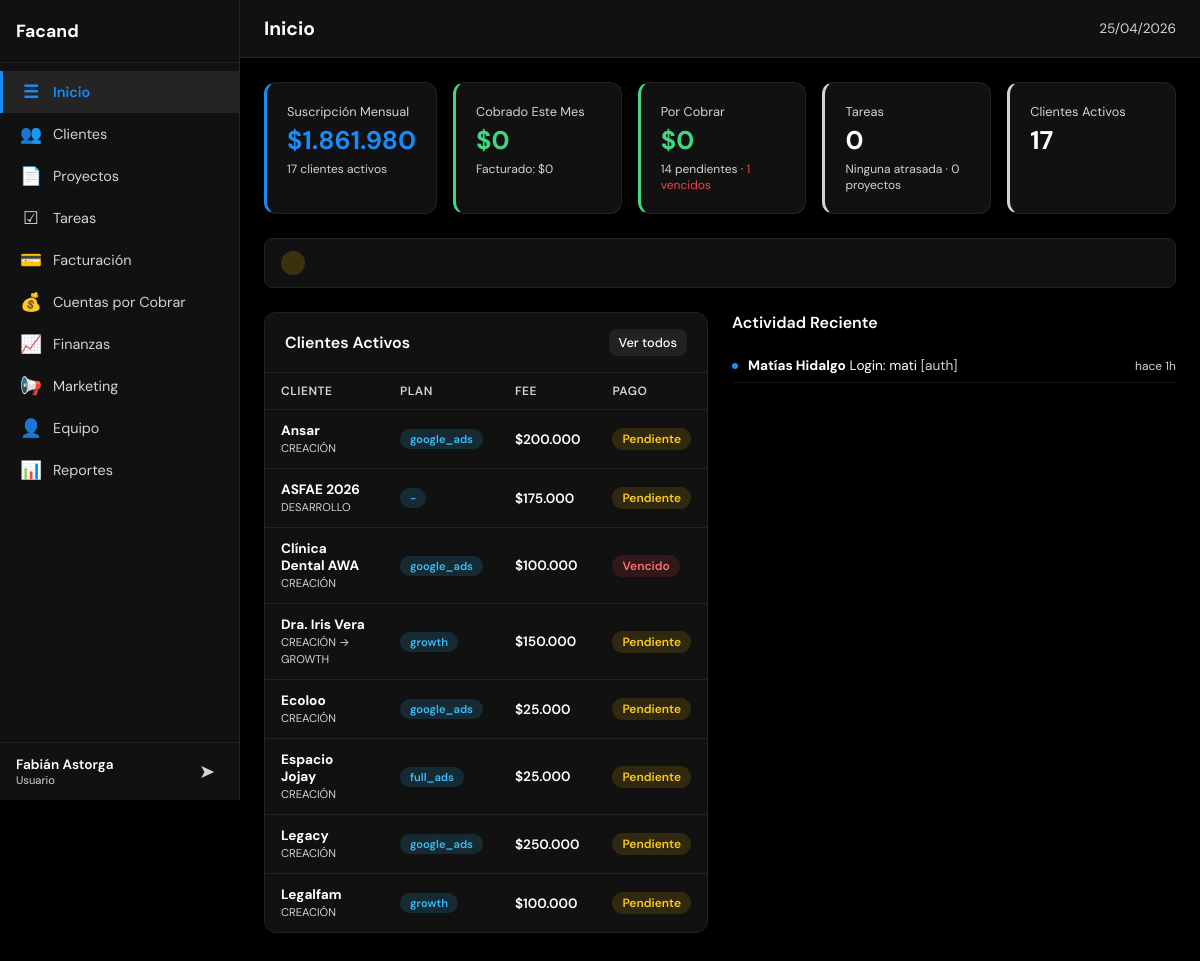
The app's page /index.php (signed in) with its own data.
### tables this page shows
CREATE TABLE usuarios (
            id INTEGER PRIMARY KEY AUTOINCREMENT,
            username TEXT UNIQUE NOT NULL,
            password_hash TEXT NOT NULL,
            nombre TEXT NOT NULL,
            email TEXT DEFAULT '',
            role TEXT NOT NULL DEFAULT 'user' CHECK(role IN ('admin','user')),
            activo INTEGER NOT NULL DEFAULT 1,
            last_login TEXT,
            created_at TEXT DEFAULT (datetime('now')),
            updated_at TEXT DEFAULT (datetime('now'))
        );

CREATE TABLE clientes (
    id INTEGER PRIMARY KEY AUTOINCREMENT,
    nombre TEXT NOT NULL,
    rut TEXT DEFAULT '',
    email TEXT DEFAULT '',
    telefono TEXT DEFAULT '',
    direccion TEXT DEFAULT '',
    contacto_nombre TEXT DEFAULT '',
    contacto_cargo TEXT DEFAULT '',
    tipo TEXT NOT NULL DEFAULT 'prospecto' CHECK(tipo IN ('prospecto','activo','inactivo','cerrado')),
    etapa_pipeline TEXT NOT NULL DEFAULT 'lead' CHECK(etapa_pipeline IN ('lead','contactado','propuesta','negociacion','onboarding','activo','cerrado_ganado','cerrado_perdido')),
    rubro TEXT DEFAULT '',
    plan TEXT DEFAULT '',
    fee_mensual INTEGER DEFAULT 0,
    servicios TEXT DEFAULT '',
    herramientas TEXT DEFAULT '',
    presupuesto_ads TEXT DEFAULT '',
    etapa TEXT DEFAULT '',
    estado_pago TEXT DEFAULT 'pendiente' CHECK(estado_pago IN ('pendiente','pagado','vencido','canje')),
    url_dashboard TEXT DEFAULT '',
    responsable_id INTEGER,
    notas TEXT DEFAULT '',
    created_at TEXT DEFAULT (datetime('now')),
    updated_at TEXT DEFAULT (datetime('now')),
    FOREIGN KEY (responsable_id) REFERENCES equipo(id) ON DELETE SET NULL
);

CREATE TABLE actividad (
            id INTEGER PRIMARY KEY AUTOINCREMENT,
            modulo TEXT NOT NULL,
            accion TEXT NOT NULL,
            cliente_id INTEGER,
            usuario_id INTEGER,
            created_at TEXT DEFAULT (datetime('now'))
        );

### config/app.php (called while the page is built)
<?php
return array (
  'name' => 'Facand',
  'logo' => 'assets/img/logo.png',
  'primary' => '#41d77e',
  'accent' => '#188bf6',
  'bg' => '#000000',
  'surface' => '#111111',
  'text' => '#ffffff',
  'timezone' => 'America/Santiago',
  'currency' => 'CLP',
  'locale' => 'es_CL',
  'version' => '1.0.0',
  'active' => true,
);

### includes/functions.php (called while the page is built, shortened)
<?php
$app_config = require __DIR__ . '/../config/app.php';
function format_money($amount): string {
    global $app_config;
    $currency = $app_config['currency'] ?? 'CLP';
    if ($currency === 'CLP') {
        return '$' . number_format((int)$amount, 0, ',', '.');
    }
    return '$' . number_format((float)$amount, 2, ',', '.');
}
function time_ago(string $datetime): string {
    $diff = time() - strtotime($datetime);
    if ($diff < 86400) return 'hace ' . floor($diff / 3600) . 'h';
    return format_date($datetime);
}
function safe(mixed $str): string {
    return htmlspecialchars((string)($str ?? ''), ENT_QUOTES, 'UTF-8');
}

### config/modules.php (called while the page is built)
<?php
return [
    'home'        => ['nombre' => 'Inicio',            'icono' => '&#9776;',  'archivo' => 'modules/home.php',        'descripcion' => 'Resumen general y KPIs'],
    'crm'         => ['nombre' => 'Clientes',           'icono' => '&#128101;','archivo' => 'modules/crm.php',         'descripcion' => 'Gestión de clientes y pipeline'],
    'projects'    => ['nombre' => 'Proyectos',          'icono' => '&#128196;','archivo' => 'modules/projects.php',    'descripcion' => 'Gestión de proyectos'],
    'tasks'       => ['nombre' => 'Tareas',             'icono' => '&#9745;',  'archivo' => 'modules/tasks.php',       'descripcion' => 'Gestión de tareas y asignaciones'],
    'services'    => ['nombre' => 'Servicios',            'icono' => '&#128188;','archivo' => 'modules/services.php',    'descripcion' => 'Servicios contratados por cliente'],
    'billing'     => ['nombre' => 'Facturación',        'icono' => '&#128179;','archivo' => 'modules/billing.php',     'descripcion' => 'Emisión y control de facturas'],
    'receivables' => ['nombre' => 'Cuentas por Cobrar', 'icono' => '&#128176;','archivo' => 'modules/receivables.php', 'descripcion' => 'Seguimiento de cobros pendientes'],
    'finance'     => ['nombre' => 'Finanzas',           'icono' => '&#128200;','archivo' => 'modules/finance.php',     'descripcion' => 'Ingresos, gastos y flujo de caja'],
    'marketing'   => ['nombre' => 'Marketing',          'icono' => '&#128226;','archivo' => 'modules/marketing.php',   'descripcion' => 'Campañas y métricas'],
    'team'        => ['nombre' => 'Equipo',             'icono' => '&#128100;','archivo' => 'modules/team.php',        'descripcion' => 'Miembros y carga de trabajo'],
    'reports'     => ['nombre' => 'Reportes',           'icono' => '&#128202;','archivo' => 'modules/reports.php',     'descripcion' => 'Reportes exportables'],
    'admin'       => ['nombre' => 'Administración',     'icono' => '&#9881;',  'archivo' => 'modules/admin.php',       'descripcion' => 'Usuarios, roles y configuración'],
];

### includes/permissions.php (called while the page is built, shortened)
<?php
function get_user_modules(int $user_id): array {
    $all_modules = require __DIR__ . '/../config/modules.php';
    $perms = query_all(
        'SELECT modulo FROM permisos WHERE usuario_id = ? AND puede_ver = 1',
        [$user_id]
    );
    $allowed = array_column($perms, 'modulo');
    return $allowed;
}

### includes/db.php (called while the page is built, shortened)
<?php
function get_db(): SQLite3 {
    static $db = null;
    if ($db === null) {
        $db_path = __DIR__ . '/../data/dashboard.db';
        $db = new SQLite3($db_path);
        $db->busyTimeout(5000);
        $db->exec('PRAGMA journal_mode=WAL');
        $db->exec('PRAGMA foreign_keys=ON');
    }
    return $db;
}
function query_all(string $sql, array $params = []): array {
    $stmt = get_db()->prepare($sql);
    foreach ($params as $i => $val) {
        $stmt->bindValue($i + 1, $val);
    }
    $result = $stmt->execute();
    $rows = [];
    while ($row = $result->fetchArray(SQLITE3_ASSOC)) {
        $rows[] = $row;
    }
    return $rows;
}
function query_one(string $sql, array $params = []): ?array {
    $rows = query_all($sql, $params);
    return $rows[0] ?? null;
}
function query_scalar(string $sql, array $params = []) {
    $row = query_one($sql, $params);
    return $row ? reset($row) : null;
}

### includes/auth.php (called while the page is built, shortened)
<?php
require_once __DIR__ . '/db.php';
require_once __DIR__ . '/permissions.php';
require_once __DIR__ . '/functions.php';
$current_user = query_one('SELECT * FROM usuarios WHERE id = ?', [$_SESSION['user_id']]);

### modules/home.php (the view, shortened to what this page needs)
<?php
$total_clientes    = query_scalar('SELECT COUNT(*) FROM clientes WHERE tipo = "activo"') ?? 0;
$fee_mensual_total = query_scalar('SELECT COALESCE(SUM(fee_mensual),0) FROM clientes WHERE tipo = "activo" AND estado_pago != "canje"') ?? 0;
$pagos_pendientes  = query_scalar('SELECT COUNT(*) FROM clientes WHERE tipo = "activo" AND estado_pago IN ("pendiente","vencido") AND fee_mensual > 0') ?? 0;
$pagos_vencidos    = query_scalar('SELECT COUNT(*) FROM clientes WHERE tipo = "activo" AND estado_pago = "vencido"') ?? 0;
$tareas_pendientes = query_scalar('SELECT COUNT(*) FROM tareas WHERE estado IN ("pendiente","en_progreso")') ?? 0;
$tareas_atrasadas  = query_scalar('SELECT COUNT(*) FROM tareas WHERE estado IN ("pendiente","en_progreso") AND fecha_limite < date("now") AND fecha_limite IS NOT NULL') ?? 0;
$facturado_mes     = query_scalar('SELECT COALESCE(SUM(total),0) FROM facturas WHERE strftime("%Y-%m", fecha_emision) = strftime("%Y-%m", "now") AND estado != "anulada"') ?? 0;
$cobrado_mes       = query_scalar('SELECT COALESCE(SUM(monto),0) FROM abonos WHERE strftime("%Y-%m", fecha) = strftime("%Y-%m", "now")') ?? 0;
$por_cobrar        = query_scalar('SELECT COALESCE(SUM(monto_pendiente),0) FROM cuentas_cobrar WHERE estado IN ("pendiente","parcial")') ?? 0;
$proyectos_activos = query_scalar('SELECT COUNT(*) FROM proyectos WHERE estado = "activo"') ?? 0;
$alertas = [];
$clientes_vencidos = query_all('SELECT nombre, fee_mensual FROM clientes WHERE tipo = "activo" AND estado_pago = "vencido" ORDER BY fee_mensual DESC LIMIT 10');
foreach ($clientes_vencidos as $cv) {
    $alertas[] = ['tipo' => 'danger', 'icono' => '!', 'texto' => "Pago vencido: <strong>{$cv['nombre']}</strong> — " . format_money($cv['fee_mensual'])];
}
$clientes_recientes = query_all('SELECT nombre, plan, fee_mensual, etapa, estado_pago FROM clientes WHERE tipo = "activo" ORDER BY updated_at DESC LIMIT 8');
$actividad = query_all('SELECT a.*, u.nombre as usuario FROM actividad a LEFT JOIN usuarios u ON a.usuario_id = u.id ORDER BY a.created_at DESC LIMIT 10');
?>
<div class="kpi-grid" style="grid-template-columns: repeat(5, 1fr);">
    <div class="kpi-card" style="border-left: 3px solid var(--accent);">
        <div class="kpi-label">Suscripción Mensual</div>
        <div class="kpi-value" style="color: var(--accent);"><?= format_money($fee_mensual_total) ?></div>
        <div class="kpi-sub"><?= $total_clientes ?> clientes activos</div>
    </div>
    <div class="kpi-card" style="border-left: 3px solid var(--success);">
        <div class="kpi-label">Cobrado Este Mes</div>
        <div class="kpi-value success"><?= format_money($cobrado_mes) ?></div>
        <div class="kpi-sub">Facturado: <?= format_money($facturado_mes) ?></div>
    </div>
    <div class="kpi-card" style="border-left: 3px solid <?= $por_cobrar > 0 ? 'var(--warning)' : 'var(--success)' ?>;">
        <div class="kpi-label">Por Cobrar</div>
        <div class="kpi-value <?= $por_cobrar > 0 ? 'warning' : 'success' ?>"><?= format_money($por_cobrar) ?></div>
        <div class="kpi-sub"><?= $pagos_pendientes ?> pendientes<?= $pagos_vencidos > 0 ? " · <span style='color:var(--danger)'>{$pagos_vencidos} vencidos</span>" : '' ?></div>
    </div>
    <div class="kpi-card" style="border-left: 3px solid <?= $tareas_atrasadas > 0 ? 'var(--danger)' : 'var(--text-muted)' ?>;">
        <div class="kpi-label">Tareas</div>
        <div class="kpi-value"><?= $tareas_pendientes ?></div>
        <div class="kpi-sub"><?= $tareas_atrasadas > 0 ? "<span style='color:var(--danger)'>{$tareas_atrasadas} atrasadas</span>" : 'Ninguna atrasada' ?> · <?= $proyectos_activos ?> proyectos</div>
    </div>
    <div class="kpi-card" style="border-left: 3px solid var(--text-muted);">
        <div class="kpi-label">Clientes Activos</div>
        <div class="kpi-value"><?= $total_clientes ?></div>
    </div>
</div>
<?php if (!empty($alertas)): ?>
<div style="margin-bottom: 24px;">
    <?php foreach ($alertas as $a): ?>
    <div class="alert-item alert-<?= $a['tipo'] ?>" style="margin-bottom: 6px;">
        <span class="alert-icon" style="width:24px;height:24px;border-radius:50%;display:flex;align-items:center;justify-content:center;font-size:.75rem;font-weight:700;background:<?= $a['tipo'] === 'danger' ? 'rgba(239,68,68,.2)' : 'rgba(234,179,8,.2)' ?>;color:<?= $a['tipo'] === 'danger' ? 'var(--danger)' : 'var(--warning)' ?>;"><?= $a['icono'] ?></span>
    </div>
    <?php endforeach; ?>
</div>
<?php endif; ?>
<div class="grid-2">
    <div class="table-container">
        <div class="table-header">
            <span class="table-title">Clientes Activos</span>
            <a href="?page=crm" class="btn btn-secondary btn-sm">Ver todos</a>
        </div>
        <table>
            <thead><tr><th>Cliente</th><th>Plan</th><th>Fee</th><th>Pago</th></tr></thead>
            <tbody>
            <?php foreach ($clientes_recientes as $c): ?>
                <tr>
                    <td><strong><?= safe($c['nombre']) ?></strong><?= $c['etapa'] ? '<br><span style="font-size:.7rem;color:var(--text-muted)">' . safe($c['etapa']) . '</span>' : '' ?></td>
                    <td><span class="badge status-info" style="font-size:.7rem"><?= safe($c['plan'] ?: '-') ?></span></td>
                    <td style="font-weight:600;"><?= $c['fee_mensual'] > 0 ? format_money($c['fee_mensual']) : '-' ?></td>
                    <td><span class="badge <?= $c['estado_pago'] === 'pagado' ? 'status-success' : ($c['estado_pago'] === 'vencido' ? 'status-danger' : ($c['estado_pago'] === 'canje' ? 'status-muted' : 'status-warning')) ?>"><?= ucfirst($c['estado_pago']) ?></span></td>
                </tr>
            <?php endforeach; ?>
            </tbody>
        </table>
    </div>
    <div>
        <div class="section-header">
            <h3 class="section-title">Actividad Reciente</h3>
        </div>
        <?php if (empty($actividad)): ?>
            <div style="color:var(--text-muted); font-size:.85rem; padding:20px 0;">Sin actividad registrada. Las acciones en el dashboard se registran aqui automaticamente.</div>
        <?php else: ?>
            <div class="activity-list">
            <?php foreach ($actividad as $act): ?>
                <div class="activity-item">
                    <span class="activity-dot"></span>
                    <span class="activity-text"><strong><?= safe($act['usuario'] ?? 'Sistema') ?></strong> <?= safe($act['accion']) ?> <span style="color:var(--text-muted)">[<?= safe($act['modulo']) ?>]</span></span>
                    <span class="activity-time"><?= time_ago($act['created_at']) ?></span>
                </div>
            <?php endforeach; ?>
            </div>
        <?php endif; ?>
    </div>
</div>

### index.php (shortened to what this page needs)
<?php
require_once __DIR__ . '/includes/auth.php';
$app = require __DIR__ . '/config/app.php';
$all_modules = require __DIR__ . '/config/modules.php';
$user_modules = get_user_modules($current_user['id']);
$page = $_GET['page'] ?? 'home';
$module_info = $all_modules[$page];
?>
<!DOCTYPE html>
<html lang="es">
<head>
    <link rel="stylesheet" href="css/styles.css">
</head>
<body>
    <aside class="sidebar" id="sidebar">
        <div class="sidebar-header">
            <h2 class="sidebar-brand"><?= safe($app['name']) ?></h2>
        </div>
        <nav class="sidebar-nav">
            <?php foreach ($all_modules as $slug => $mod): ?>
                <?php if (!in_array($slug, $user_modules)) continue; ?>
                <a href="?page=<?= $slug ?>" class="nav-item <?= $page === $slug ? 'active' : '' ?>">
                    <span class="nav-icon"><?= $mod['icono'] ?></span>
                    <span class="nav-label"><?= safe($mod['nombre']) ?></span>
                </a>
            <?php endforeach; ?>
        </nav>
        <div class="sidebar-footer">
            <div class="user-info">
                <span class="user-name"><?= safe($current_user['nombre']) ?></span>
                <span class="user-role"><?= $current_user['role'] === 'admin' ? 'Administrador' : 'Usuario' ?></span>
            </div>
            <a href="logout.php" class="btn-logout" title="Cerrar sesión">&#10148;</a>
        </div>
    </aside>
    <main class="main-content">
        <header class="topbar">
            <h1 class="page-title"><?= safe($module_info['nombre']) ?></h1>
            <div class="topbar-right">
                <span class="current-date"><?= date('d/m/Y') ?></span>
            </div>
        </header>
        <div class="content-area" id="contentArea">
            <?php
            $module_file = __DIR__ . '/' . $module_info['archivo'];
            if (file_exists($module_file)) {
                include $module_file;
            } else {
                echo '<div class="empty-state"><p>Módulo en construcción</p></div>';
            }
            ?>
        </div>
    </main>
</body>
</html>

### records on screen
usuarios: nombre "Fabián Astorga"
clientes: nombre "Ansar", etapa "CREACIÓN", plan "google_ads", fee_mensual "$200.000", estado_pago "Pendiente"
clientes: nombre "ASFAE 2026", etapa "DESARROLLO", plan "-", fee_mensual "$175.000", estado_pago "Pendiente"
clientes: nombre "Clínica Dental AWA", etapa "CREACIÓN", plan "google_ads", fee_mensual "$100.000", estado_pago "Vencido"
clientes: nombre "Dra. Iris Vera", etapa "CREACIÓN → GROWTH", plan "growth", fee_mensual "$150.000", estado_pago "Pendiente"
clientes: nombre "Ecoloo", etapa "CREACIÓN", plan "google_ads", fee_mensual "$25.000", estado_pago "Pendiente"
clientes: nombre "Espacio Jojay", etapa "CREACIÓN", plan "full_ads", fee_mensual "$25.000", estado_pago "Pendiente"
clientes: nombre "Legacy", etapa "CREACIÓN", plan "google_ads", fee_mensual "$250.000", estado_pago "Pendiente"
clientes: nombre "Legalfam", etapa "CREACIÓN", plan "growth", fee_mensual "$100.000", estado_pago "Pendiente"
actividad: usuario.nombre "Matías Hidalgo", accion "Login: mati", modulo "auth", created_at "hace 1h"

### other values on screen
safe($app['name']) "Facand"
$mod['icono'] "☰"
safe($mod['nombre']) "Inicio"
$mod['icono'] "👥"
safe($mod['nombre']) "Clientes"
$mod['icono'] "📄"
safe($mod['nombre']) "Proyectos"
$mod['icono'] "☑"
safe($mod['nombre']) "Tareas"
$mod['icono'] "💳"
safe($mod['nombre']) "Facturación"
$mod['icono'] "💰"
safe($mod['nombre']) "Cuentas por Cobrar"
$mod['icono'] "📈"
safe($mod['nombre']) "Finanzas"
